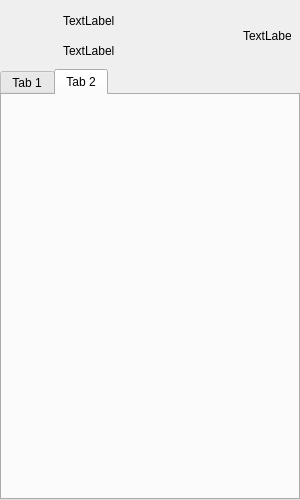
<?xml version="1.0" encoding="UTF-8"?>
<ui version="4.0">
 <class>CFrmMain</class>
 <widget class="QFrame" name="CFrmMain">
  <property name="geometry">
   <rect>
    <x>0</x>
    <y>0</y>
    <width>300</width>
    <height>500</height>
   </rect>
  </property>
  <property name="windowTitle">
   <string>Frame</string>
  </property>
  <property name="frameShape">
   <enum>QFrame::NoFrame</enum>
  </property>
  <property name="frameShadow">
   <enum>QFrame::Plain</enum>
  </property>
  <property name="lineWidth">
   <number>0</number>
  </property>
  <layout class="QGridLayout" name="gridLayout_2">
   <property name="leftMargin">
    <number>0</number>
   </property>
   <property name="topMargin">
    <number>0</number>
   </property>
   <property name="rightMargin">
    <number>0</number>
   </property>
   <property name="bottomMargin">
    <number>0</number>
   </property>
   <item row="0" column="0">
    <widget class="QWidget" name="widget" native="true">
     <layout class="QGridLayout" name="gridLayout">
      <property name="leftMargin">
       <number>9</number>
      </property>
      <property name="topMargin">
       <number>9</number>
      </property>
      <property name="rightMargin">
       <number>9</number>
      </property>
      <property name="bottomMargin">
       <number>0</number>
      </property>
      <item row="0" column="0">
       <layout class="QHBoxLayout" name="horizontalLayout">
        <item>
         <widget class="CLabel" name="lbAvatar">
          <property name="sizePolicy">
           <sizepolicy hsizetype="Fixed" vsizetype="Fixed">
            <horstretch>0</horstretch>
            <verstretch>0</verstretch>
           </sizepolicy>
          </property>
          <property name="minimumSize">
           <size>
            <width>48</width>
            <height>48</height>
           </size>
          </property>
          <property name="maximumSize">
           <size>
            <width>48</width>
            <height>48</height>
           </size>
          </property>
          <property name="text">
           <string/>
          </property>
          <property name="pixmap">
           <pixmap resource="../../Resource/Resource.qrc">:/icon/AppIcon</pixmap>
          </property>
          <property name="scaledContents">
           <bool>true</bool>
          </property>
          <property name="alignment">
           <set>Qt::AlignLeading|Qt::AlignLeft|Qt::AlignVCenter</set>
          </property>
         </widget>
        </item>
        <item>
         <layout class="QVBoxLayout" name="verticalLayout">
          <item>
           <widget class="CLabel" name="lbName">
            <property name="sizePolicy">
             <sizepolicy hsizetype="Preferred" vsizetype="Fixed">
              <horstretch>0</horstretch>
              <verstretch>0</verstretch>
             </sizepolicy>
            </property>
            <property name="minimumSize">
             <size>
              <width>0</width>
              <height>24</height>
             </size>
            </property>
            <property name="text">
             <string>TextLabel</string>
            </property>
           </widget>
          </item>
          <item>
           <widget class="CLabel" name="lbComment">
            <property name="sizePolicy">
             <sizepolicy hsizetype="Preferred" vsizetype="Fixed">
              <horstretch>0</horstretch>
              <verstretch>0</verstretch>
             </sizepolicy>
            </property>
            <property name="minimumSize">
             <size>
              <width>0</width>
              <height>24</height>
             </size>
            </property>
            <property name="text">
             <string>TextLabel</string>
            </property>
           </widget>
          </item>
         </layout>
        </item>
        <item>
         <widget class="CLabel" name="lbWeather">
          <property name="sizePolicy">
           <sizepolicy hsizetype="Fixed" vsizetype="Fixed">
            <horstretch>0</horstretch>
            <verstretch>0</verstretch>
           </sizepolicy>
          </property>
          <property name="minimumSize">
           <size>
            <width>48</width>
            <height>48</height>
           </size>
          </property>
          <property name="maximumSize">
           <size>
            <width>48</width>
            <height>48</height>
           </size>
          </property>
          <property name="text">
           <string>TextLabel</string>
          </property>
          <property name="scaledContents">
           <bool>true</bool>
          </property>
         </widget>
        </item>
       </layout>
      </item>
     </layout>
    </widget>
   </item>
   <item row="1" column="0">
    <widget class="QTabWidget" name="tabWidget">
     <property name="currentIndex">
      <number>1</number>
     </property>
     <widget class="QWidget" name="tab">
      <attribute name="title">
       <string>Tab 1</string>
      </attribute>
     </widget>
     <widget class="QWidget" name="tab_2">
      <attribute name="title">
       <string>Tab 2</string>
      </attribute>
     </widget>
    </widget>
   </item>
  </layout>
 </widget>
 <customwidgets>
  <customwidget>
   <class>CLabel</class>
   <extends>QLabel</extends>
   <header location="global">Label.h</header>
  </customwidget>
 </customwidgets>
 <resources>
  <include location="../../Resource/Resource.qrc"/>
 </resources>
 <connections/>
</ui>
